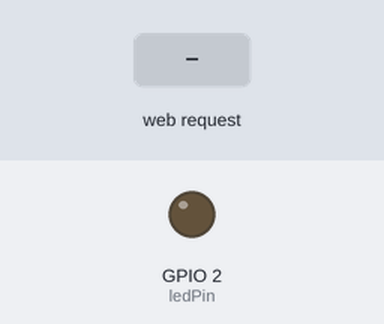
Simulated run of this sketch. Board: ESP32. Shown: output pins drawn as LEDs (lit = HIGH). Inputs (shaded band) come from the test bench. WiFi joins after 1.5 s; servers stay silent unless stated; what the sketch prints to the serial monitor is not drawn.

Above: at 2.7 s.
2.8 s: HTTP request GET /on received
At 4.0 s:
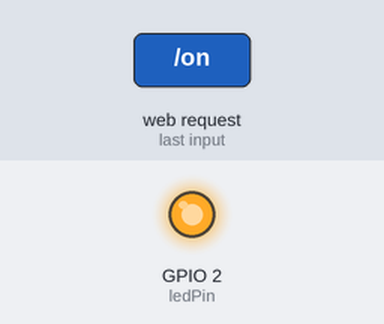
4.3 s: HTTP request GET /off received
At 5.1 s:
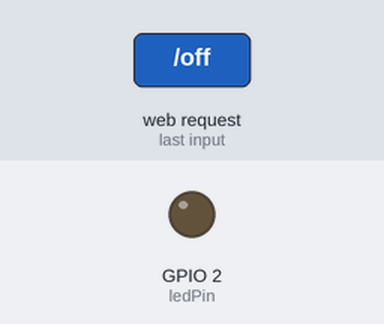
Timing chart, 0 to 7.3 s (numbered marks = the images above; inputs shaded):
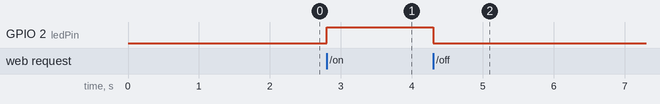

Measured:
- after the input at 2.8 s, GPIO 2 (ledPin): LOW → HIGH at once
- after the input at 4.3 s, GPIO 2 (ledPin): HIGH → LOW at once

The sketch:

esp32_webserver_led.ino
```cpp
#include <WiFi.h>
#include <WebServer.h>


const char* ssid = "YOUR_WIFI_NAME";
const char* password = "YOUR_WIFI_PASSWORD";

WebServer server(80);


const int ledPin = LED_BUILTIN;

void handleRoot() {
  String html = R"rawliteral(
  <!DOCTYPE html>
  <html>
  <head>
    <meta name="viewport" content="width=device-width, initial-scale=1">
    <title>ESP32 LED Control</title>
    <style>
      body {
        font-family: Arial, sans-serif;
        text-align: center;
        background: #f2f4f8;
        padding: 40px 10px;
      }
      .card {
        background: white;
        max-width: 400px;
        margin: auto;
        padding: 25px;
        border-radius: 15px;
      }
      button {
        padding: 15px 30px;
        margin: 10px;
        border: none;
        border-radius: 8px;
        color: white;
        font-size: 18px;
        cursor: pointer;
      }
      .on { background: #28a745; }
      .off { background: #dc3545; }
    </style>
  </head>
  <body>
    <div class="card">
      <h1>ESP32 Web Server</h1>
      <p>Control the built-in LED using Wi-Fi.</p>
      <a href="/on"><button class="on">TURN ON</button></a>
      <a href="/off"><button class="off">TURN OFF</button></a>
    </div>
  </body>
  </html>
  )rawliteral";

  server.send(200, "text/html", html);
}

void handleLEDOn() {
  digitalWrite(ledPin, HIGH);
  server.sendHeader("Location", "/");
  server.send(303);
}

void handleLEDOff() {
  digitalWrite(ledPin, LOW);
  server.sendHeader("Location", "/");
  server.send(303);
}

void setup() {
  Serial.begin(115200);

  pinMode(ledPin, OUTPUT);
  digitalWrite(ledPin, LOW);

  WiFi.begin(ssid, password);

  Serial.print("Connecting to Wi-Fi");

  while (WiFi.status() != WL_CONNECTED) {
    delay(500);
    Serial.print(".");
  }

  Serial.println();
  Serial.println("Wi-Fi connected!");
  Serial.print("Open this address in your browser: ");
  Serial.println(WiFi.localIP());

  server.on("/", handleRoot);
  server.on("/on", handleLEDOn);
  server.on("/off", handleLEDOff);

  server.begin();
  Serial.println("Web server started.");
}

void loop() {
  server.handleClient();
}
```
